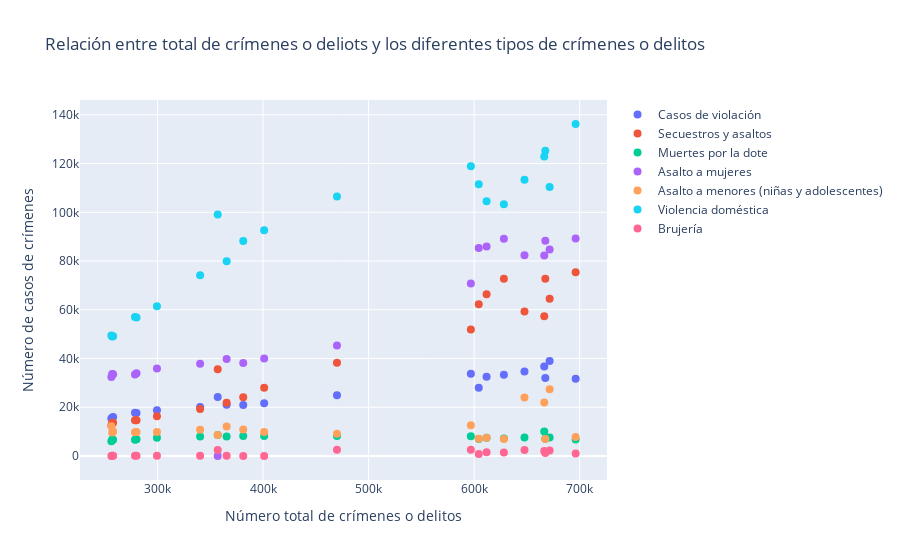

This figure's notebook cell:
### Code cell
# Calcular las correlaciones entre los tipos de crímenes y el total de crímenes
correlation_matrix = crime_trend[['Casos de violación', 'Secuestros y asaltos', 'Muertes por la dote', 
                                  'Asalto a mujeres', 'Asalto a menores (niñas y adolescentes)', 
                                  'Violencia doméstica', 'Brujería', 'Total de crímenes o delitos']].corr()

# Mostrar la matriz de correlación
print("Matriz de correlación:")
print(correlation_matrix)

# Visualizar la matriz de correlación usando un heatmap
plt.figure(figsize=(10, 8))
sns.heatmap(correlation_matrix, annot=True, cmap='coolwarm', fmt='.2f', linewidths=0.5)
plt.title('Matriz de Correlación entre Tipos de Crímenes y Total de Crímenes')
plt.show()

# Crear gráficos de dispersión para ver la relación entre cada par de variables
fig = go.Figure()

# Añadir gráficos de dispersión para cada par de crímenes
for crime_type in ['Casos de violación', 'Secuestros y asaltos', 'Muertes por la dote', 
                   'Asalto a mujeres', 'Asalto a menores (niñas y adolescentes)', 
                   'Violencia doméstica', 'Brujería']:
    fig.add_trace(go.Scatter(
        x=crime_trend['Total de crímenes o delitos'],
        y=crime_trend[crime_type],
        mode='markers',
        name=crime_type,
        hoverinfo='x+y',
        marker=dict(size=8)
    ))

# Ajustar el diseño del gráfico
fig.update_layout(
    title='Relación entre total de crímenes o deliots y los diferentes tipos de crímenes o delitos',
    xaxis_title='Número total de crímenes o delitos',
    yaxis_title='Número de casos de crímenes',
    hovermode='x unified'
)

# Mostrar el gráfico
fig.show()

# Calcular las regresiones para cada tipo de crimen respecto al total
# Crear un diccionario para almacenar los modelos de regresión
models = {}

for crime_type in ['Casos de violación', 'Secuestros y asaltos', 'Muertes por la dote', 
                   'Asalto a mujeres', 'Asalto a menores (niñas y adolescentes)', 
                   'Violencia doméstica', 'Brujería']:
    X = crime_trend[['Total de crímenes o delitos']].values.reshape(-1, 1)
    y = crime_trend[crime_type].values
    model = LinearRegression()
    model.fit(X, y)
    models[crime_type] = model

    # Mostrar el coeficiente y la intersección de la regresión
    coef = model.coef_[0]
    intercept = model.intercept_
    print(f'\nModelo para {crime_type}:')
    print(f'Pendiente: {coef:.2f}')
    print(f'Intersección: {intercept:.2f}')

### Figure 1 — Plotly figure (JSON) as saved in the notebook; plotly's stock layout.template omitted (floating-point values rounded to 4 significant figures)
{"data": [{"hoverinfo": "x+y", "marker": {"size": 8}, "mode": "markers", "name": "Casos de violación", "type": "scatter", "x": [257074, 257944, 256284, 280144, 278666, 299484, 340392, 365514, 381234, 401068, 357058, 470050, 596888, 666432, 647704, 671538, 611794, 628186, 667434, 604372, 696184], "y": [15694, 15970, 15357, 17682, 17701, 18725, 20139, 21001, 20928, 21665, 24206, 24923, 33707, 36735, 34651, 38947, 32559, 33356, 32033, 28046, 31677]}, {"hoverinfo": "x+y", "marker": {"size": 8}, "mode": "markers", "name": "Secuestros y asaltos", "type": "scatter", "x": [257074, 257944, 256284, 280144, 278666, 299484, 340392, 365514, 381234, 401068, 357058, 470050, 596888, 666432, 647704, 671538, 611794, 628186, 667434, 604372, 696184], "y": [13681, 13613, 12499, 14697, 14644, 16348, 19249, 21803, 24086, 28055, 35565, 38262, 51881, 57311, 59277, 64519, 66333, 72751, 72780, 62300, 75369]}, {"hoverinfo": "x+y", "marker": {"size": 8}, "mode": "markers", "name": "Muertes por la dote", "type": "scatter", "x": [257074, 257944, 256284, 280144, 278666, 299484, 340392, 365514, 381234, 401068, 357058, 470050, 596888, 666432, 647704, 671538, 611794, 628186, 667434, 604372, 696184], "y": [6738, 6687, 6078, 6900, 6673, 7481, 7955, 8043, 8242, 8248, 8618, 8233, 8083, 10050, 7634, 7621, 7466, 7166, 7115, 6966, 6753]}, {"hoverinfo": "x+y", "marker": {"size": 8}, "mode": "markers", "name": "Asalto a mujeres", "type": "scatter", "x": [257074, 257944, 256284, 280144, 278666, 299484, 340392, 365514, 381234, 401068, 357058, 470050, 596888, 666432, 647704, 671538, 611794, 628186, 667434, 604372, 696184], "y": [33622, 33497, 32450, 33966, 33413, 35899, 37866, 39802, 38159, 40012, 0, 45344, 70739, 82235, 82422, 84746, 86001, 89097, 88367, 85392, 89200]}, {"hoverinfo": "x+y", "marker": {"size": 8}, "mode": "markers", "name": "Asalto a menores (niñas y adolescentes)", "type": "scatter", "x": [257074, 257944, 256284, 280144, 278666, 299484, 340392, 365514, 381234, 401068, 357058, 470050, 596888, 666432, 647704, 671538, 611794, 628186, 667434, 604372, 696184], "y": [9656, 10027, 12220, 9871, 9759, 9822, 10783, 12084, 10891, 9881, 8570, 9173, 12589, 21938, 24041, 27344, 7451, 6992, 6939, 7065, 7788]}, {"hoverinfo": "x+y", "marker": {"size": 8}, "mode": "markers", "name": "Violencia doméstica", "type": "scatter", "x": [257074, 257944, 256284, 280144, 278666, 299484, 340392, 365514, 381234, 401068, 357058, 470050, 596888, 666432, 647704, 671538, 611794, 628186, 667434, 604372, 696184], "y": [49032, 49102, 49492, 56867, 56995, 61400, 74143, 79957, 88263, 92637, 99135, 106527, 118866, 122877, 113403, 110378, 104551, 103272, 125298, 111549, 136234]}, {"hoverinfo": "x+y", "marker": {"size": 8}, "mode": "markers", "name": "Brujería", "type": "scatter", "x": [257074, 257944, 256284, 280144, 278666, 299484, 340392, 365514, 381234, 401068, 357058, 470050, 596888, 666432, 647704, 671538, 611794, 628186, 667434, 604372, 696184], "y": [114, 76, 46, 89, 148, 67, 61, 67, 48, 36, 2435, 2563, 2579, 2070, 2424, 2214, 1536, 1459, 1185, 868, 1071]}], "layout": {"hovermode": "x unified", "title": {"text": "Relación entre total de crímenes o deliots y los diferentes tipos de crímenes o delitos"}, "xaxis": {"title": {"text": "Número total de crímenes o delitos"}}, "yaxis": {"title": {"text": "Número de casos de crímenes"}}}}
